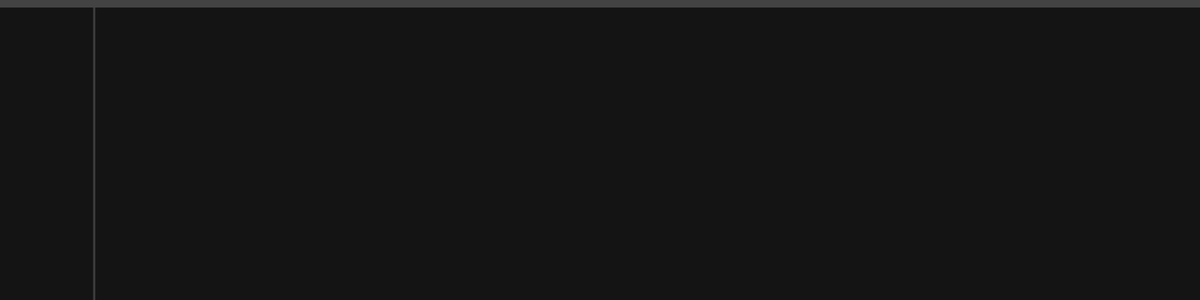
Frame 1 (no input)
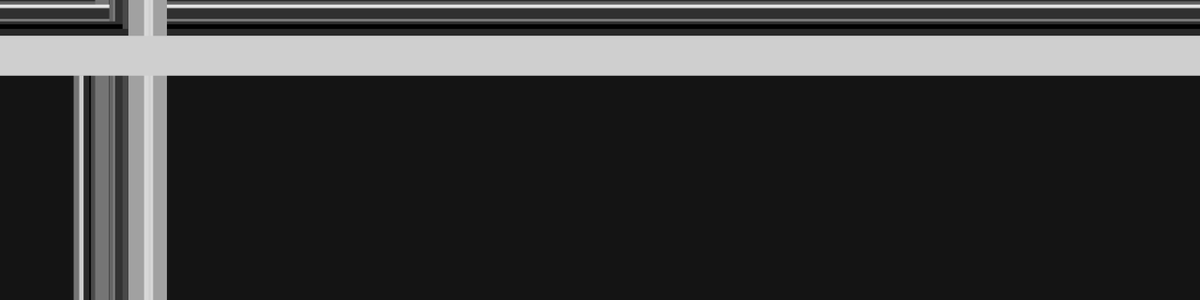
Frame 60 (the mouse pressed at the canvas centre just before this capture)
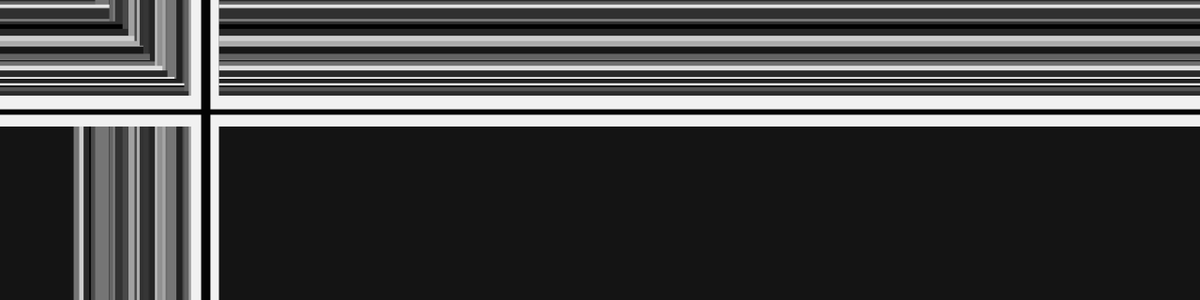
Frame 120 (the mouse held since frame 60 and released just before this capture)

The Processing sketch that drew these frames (run headless with seeded random() and noise(); from frame 60 on, the mouse is pressed at the canvas centre):

// Processing sketch: linez_moving
// ── linez_moving.pde
int a=1280; //sketch size
float s=50; //length of line
float x, y; //start of line
int j = 0; //first "wipe"
int k = 100; //second "wipe"
 
 
void setup() {
  background(20);
  noCursor();
  size(1280,320);
  noStroke();
  frameRate(20);
  
  
}
 
void draw() {
// First attempt: draw "real" noise pixel by pixel.
// Turns out the sketch slows down to 2fps or so.
 
//  for (int i=0;i<=a;i++) {
//    for (int j=0;j<=a;j++) {
//      stroke(random(0,255));
//      point(i,j);
//    }
//  }
   
//   rotate(100);
    for (int i=0;i<=a;i++) {
      stroke(random(0,255));
      strokeWeight(random(0,50));
      x = random(0,a);
      y = random(0,a);
      
//      line(x,y,x+random(0,s),y);
  }
  strokeCap(PROJECT);
  line(0,j,a,j);
  j++;
  if (j>a) {
    j=0;
  }
  strokeWeight(random(0,50));
  strokeCap(PROJECT);
  line(k,0,k,a);
  k++;
  if (k>a) {
    k=int(random(-200,300));
  }
}
